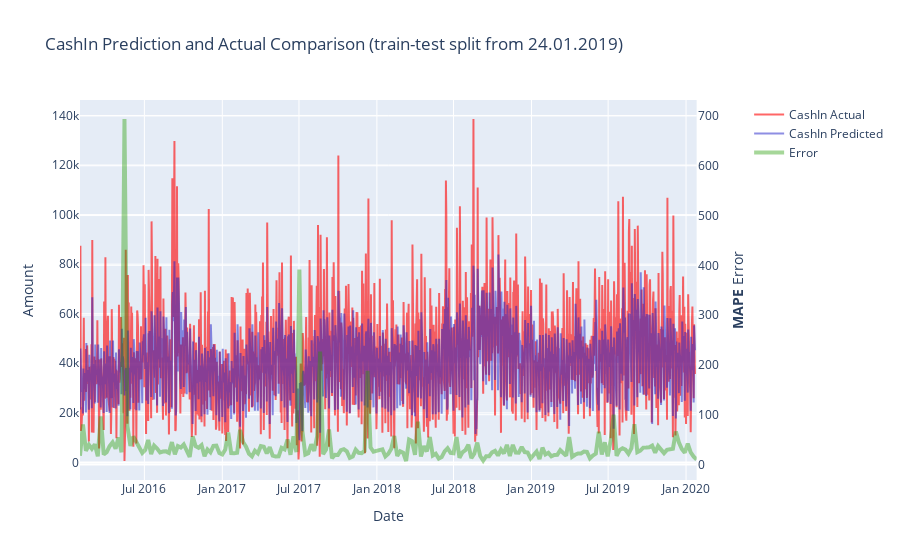

Notebook code for this chart:
### Code cell
ATM_ID = 33793  
atm_feature_set = all_atms_feature_set[all_atms_feature_set['AtmId'] == ATM_ID]
draw_model_error(cb, atm_feature_set[all_features], atm_feature_set['CashIn'], split_from=X_train.index[-1])

### Figure 1 — Plotly figure (JSON) as saved in the notebook; plotly's stock layout.template omitted (floating-point values rounded to 4 significant figures; data arrays with more than 128 entries replaced by an {"elided": "..."} marker saying what was removed)
{"data": [{"line": {"color": "rgba(255,0,0,0.6)"}, "name": "CashIn Actual", "type": "scatter", "x": {"elided": "1453 str values"}, "xaxis": "x", "y": {"elided": "1453 float values"}, "yaxis": "y"}, {"line": {"color": "rgba(30,30,200,0.5)"}, "name": "CashIn Predicted", "type": "scatter", "x": {"elided": "1453 str values"}, "xaxis": "x", "y": {"elided": "1453 float values"}, "yaxis": "y"}, {"line": {"color": "rgba(34, 155, 0, 0.4)", "width": 4}, "name": "Error", "type": "scatter", "x": {"elided": "209 str values"}, "xaxis": "x", "y": {"elided": "209 float values"}, "yaxis": "y2"}], "layout": {"title": {"text": "CashIn Prediction and Actual Comparison (train-test split from 24.01.2019)"}, "xaxis": {"anchor": "y", "domain": [0, 0.94], "title": {"text": "Date"}}, "yaxis": {"anchor": "x", "domain": [0, 1], "title": {"text": "Amount"}}, "yaxis2": {"anchor": "x", "overlaying": "y", "side": "right", "title": {"text": "<b>MAPE</b> Error"}}}}
